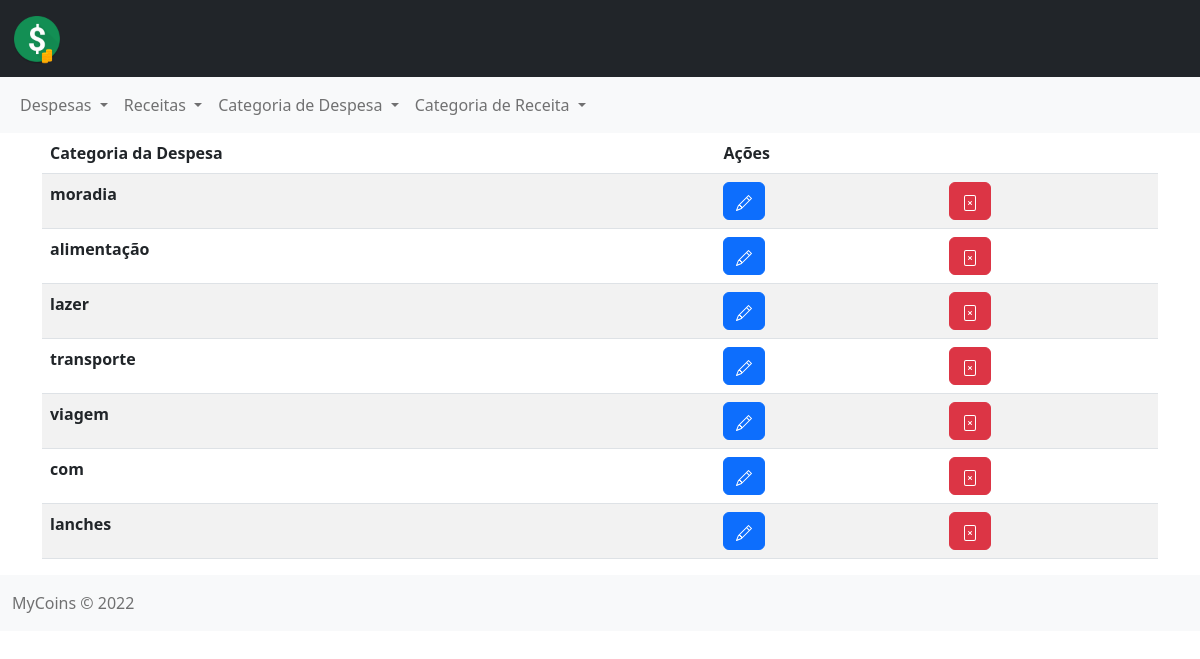
/categoria_despesa/all, run on the app's committed database.
### despesa_categoria/models.py (models this page shows, shortened)
class CategoriaDespesa(models.Model):
    name = models.CharField(max_length=255)

### despesa_categoria/views.py (the view)
# urls.py: path('all', views.index, name="categoria despesas"),
def index(request):
    if request.method == 'GET':
        categoriadespesas = CategoriaDespesa.objects.all()
        return render(request, 'despesa_categoria/despesa_categoria.html', {'categoriadespesas': categoriadespesas})

### despesa_categoria/templates/despesa_categoria/despesa_categoria.html (shortened to what this page needs)
{% extends 'base.html' %}
{% block content %}
<div class="container">
    <table class="table table-striped">
        <thead>
            <tr>
                <th scope="col">Categoria da Despesa</th>
                <th scope="col">Ações</th>
            </tr>
        </thead>
            <tbody>
            {% for cd in categoriadespesas %}
                <tr>
                    <th>{{cd.name}}</th>
                    <td>
                        <div class="row justify-content-center">
                            <div class="col">
                                <a href="/categoria_despesa/edit/{{cd.id}}"><button type="button" class="btn btn-primary"></button></a>
                            </div>
                            <div class="col">
                                <a href="/categoria_despesa/delete/{{cd.id}}"><button type="button" class="btn btn-danger"></button></a>
                            </div>
                        </div>
                    </td>
                </tr>
                {% endfor %}
              </tbody>
        </table>
    </div>
{% endblock %}

### despesas/static/style/style.css (style rules this page uses)
body { background-color: black; }

### data on the page
CategoriaDespesa: name "moradia"
CategoriaDespesa: name "alimentação"
CategoriaDespesa: name "lazer"
CategoriaDespesa: name "transporte"
CategoriaDespesa: name "viagem"
CategoriaDespesa: name "com"
CategoriaDespesa: name "lanches"
